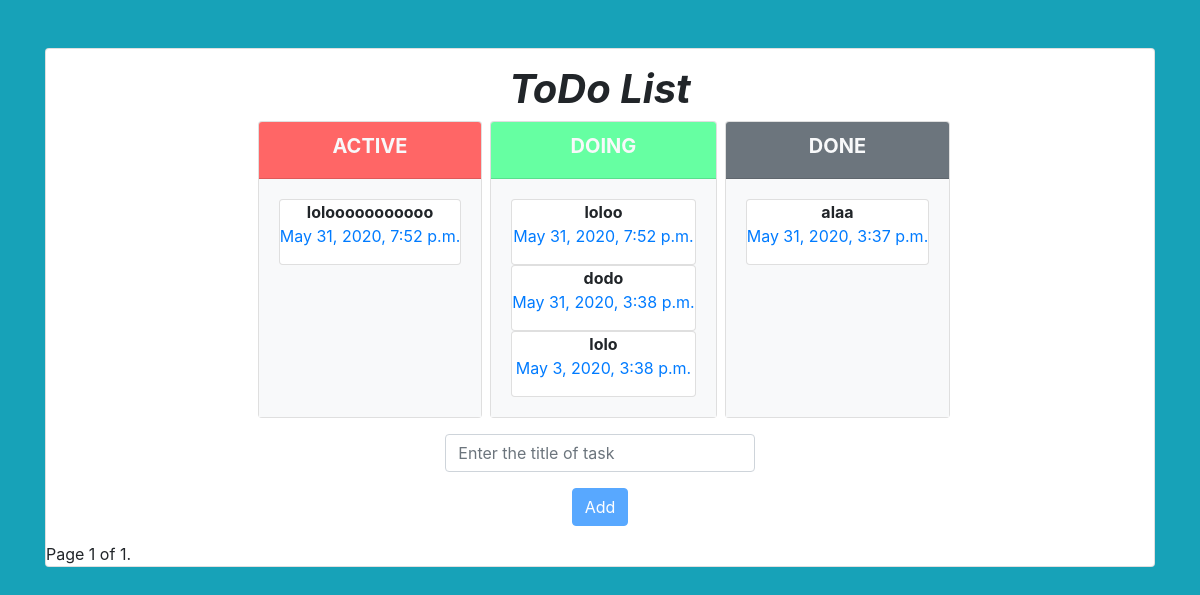
The page /tasks/ on the database as committed earlier.
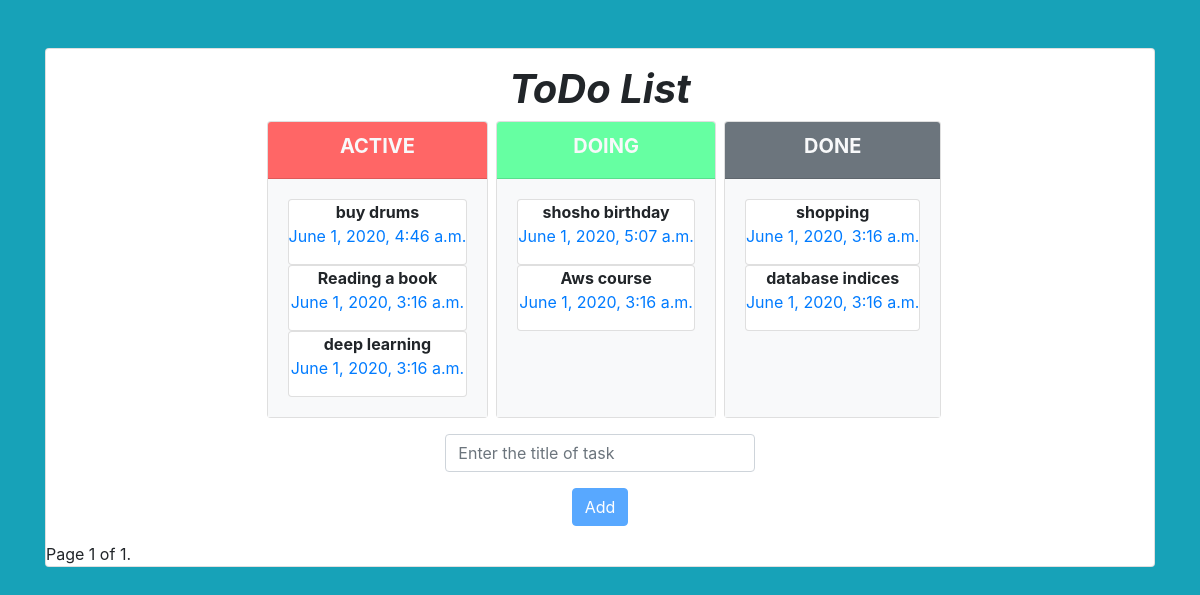
The same page on the database as committed later.
### tasks/models.py (models this page shows, shortened)
class Task(models.Model):
    class Status(models.IntegerChoices):
        ACTIVE = 1
        DOING = 2
        DONE = 3
    status = models.IntegerField(choices=Status.choices,default=1)
    title = models.CharField(max_length=200)
    pub_date = models.DateTimeField('date published',default=timezone.now())

### tasks/views.py (the view)
# urls.py: path('', views.index, name='index'),
def index(request):
    task_list = Task.objects.all().order_by('-pub_date')
    paginator = Paginator(task_list, 10)
    page_number = request.GET.get('page')
    page_obj = paginator.get_page(page_number)
    return render(request, 'tasks/index.html', {'page_obj': page_obj})

### tasks/templates/tasks/index.html (shortened to what this page needs)
<!DOCTYPE html>
<html lang="en">
<head>
    {% load static %}
    <link href="{% static 'tasks/bootstrap/css/bootstrap.min.css' %}" rel="stylesheet" />
    <link href="{% static 'tasks/style.css' %}" rel="stylesheet" />
</head>
<body class="bg-info">
    <div class="container mt-5">
        <div class="card">
            <center>
                <h1 class="font-italic font-weight-bold mt-3">ToDo List </h1>
                <div class="d-inline-flex mb-3">
                    <div class="card ml-2" >
                        <div class="card-header" id="activeheader"><h5 class="text-light font-weight-bold">ACTIVE</h5></div>
                        <div ondrop="dropped(event)" ondragover="overdrag(event)" id="active" class="card-body bg-light"></div>
                    </div>
                    <div class="card ml-2">
                        <div class="card-header" id="doingheader"><h5 class="text-light font-weight-bold">DOING</h5></div>
                        <div ondrop="dropped(event)" ondragover="overdrag(event)" id="doing" class="card-body bg-light"></div>
                    </div>
                    <div class="card ml-2">
                        <div class="card-header bg bg-secondary"><h5 class="text-light font-weight-bold">DONE</h5></div>
                        <div ondrop="dropped(event)" ondragover="overdrag(event)" id="done" class="card-body bg-light"></div>
                    </div>
                </div>
                <div class=" col-4">
                <div class="container form-group ">
                    <input type="text" id="task" class="form-control" placeholder="Enter the title of task" onkeyup="changeButton(event)">
                </div>
                <button id="add" class="btn btn-primary" onclick="addTask()" disabled >Add</button>
                </div>
            </center>
            {% if page_obj%}
                <ul>
                {% for task in page_obj %}
                   <div  draggable='true'  ondragend="enddrag(event)" ondragstart="startdrag(event)" scope='row' class='status status-{{task.status}} card' id="{{task.id}}" style="display:none">
                       <strong>{{ task.title }}</strong>
                       <p class="text-primary">{{ task.pub_date}}</p>
                   </div >
                {% endfor %}
                </ul>
            {% else %}
                <p>No tasks are available.</p>
            {% endif %}
            <div class="pagination">
                <span class="step-links">
                    <span class="current">
                        Page {{ page_obj.number }} of {{ page_obj.paginator.num_pages }}.
                    </span>
                </span>
            </div>
        </div>
    </div>
</body>

### tasks/static/tasks/style.css (style rules this page uses)
* { padding:0; margin: 0; }
#activeheader { background-color:rgba(255,0,0,0.6) }
#doingheader { background-color:rgba(0,255,100,0.6) }
#active, #doing, #done { overflow-y: auto; -webkit-box-flex:1; text-align: center; }

Rows that differ between the two databases and show on the page:
removed Task: title "loloo", pub_date "May 31, 2020, 7:52 p.m."
removed Task: title "lolooooooooooo", pub_date "May 31, 2020, 7:52 p.m."
removed Task: title "dodo", pub_date "May 31, 2020, 3:38 p.m."
removed Task: title "alaa", pub_date "May 31, 2020, 3:37 p.m."
removed Task: title "lolo", pub_date "May 3, 2020, 3:38 p.m."
added Task: title "shosho birthday", pub_date "June 1, 2020, 5:07 a.m."
added Task: title "buy drums", pub_date "June 1, 2020, 4:46 a.m."
added Task: title "Aws course", pub_date "June 1, 2020, 3:16 a.m."
added Task: title "shopping", pub_date "June 1, 2020, 3:16 a.m."
added Task: title "database indices", pub_date "June 1, 2020, 3:16 a.m."
added Task: title "Reading a book", pub_date "June 1, 2020, 3:16 a.m."
added Task: title "deep learning", pub_date "June 1, 2020, 3:16 a.m."
